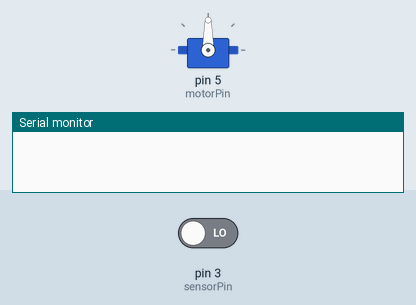
The sketch below on a simulated Arduino Uno, built with avr-gcc and run on an emulated ATmega328P. On the bench: servo, the last lines printed to the serial monitor. Inputs (shaded band) come from the test bench; at power-on: pin 3 (sensorPin) LOW.

Above: at 2.8 s.
2.9 s: pin 3 (sensorPin) driven HIGH
At 6.8 s:
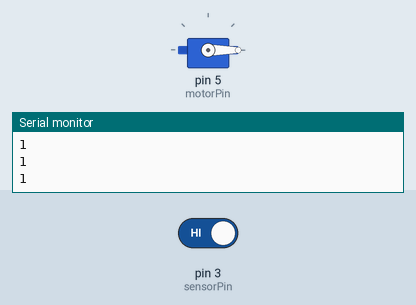
7.0 s: pin 3 (sensorPin) driven LOW
At 7.5 s:
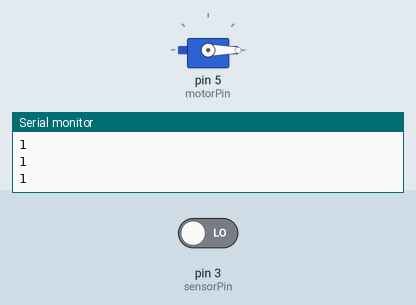
Timing chart, 0 to 10.0 s (numbered marks = the images above; inputs shaded):
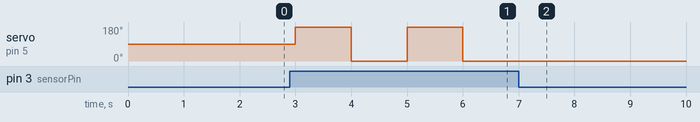

The sketch:

sessensoru.ino
```cpp
#include <Servo.h>
#define sensorPin 3
#define motorPin 5
int motorDurum = 0;

Servo motor;

void setup() {
  pinMode(sensorPin, INPUT);
  motor.attach(motorPin);
  Serial.begin(9600);
}

void loop() {
  if (digitalRead(sensorPin)) {
    Serial.println(digitalRead(sensorPin));
    if (motorDurum == 0) {
      motorDurum = 180;
    } else {
      motorDurum = 0;
    }
    motor.write(motorDurum);
  }

  delay(1000);

}
```

Measured:
- after the input at 2.9 s, servo on pin 5 (motorPin): alternates 180° for 1.0 s and 0° for 1.0 s, starting after 0.10 s
- after the input at 7.0 s, servo on pin 5 (motorPin): stops changing and stays 0°
